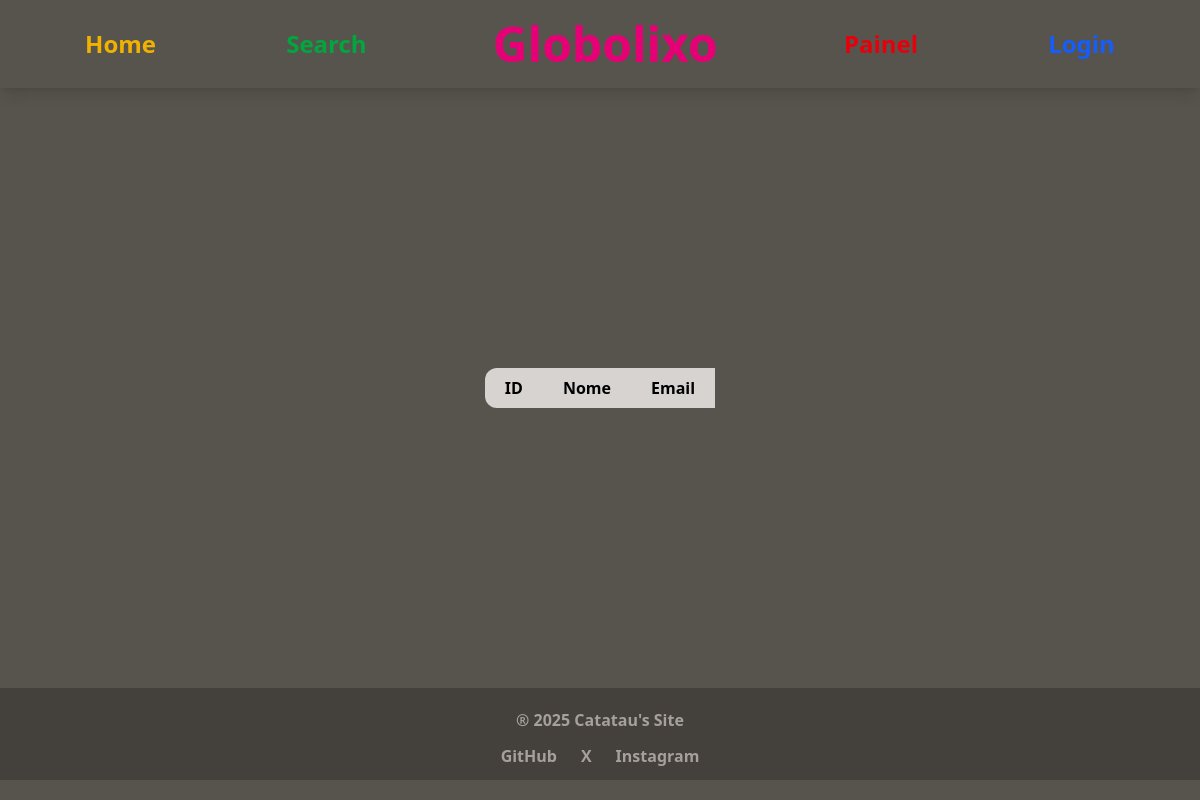
Before: /panel.php with the older database file.
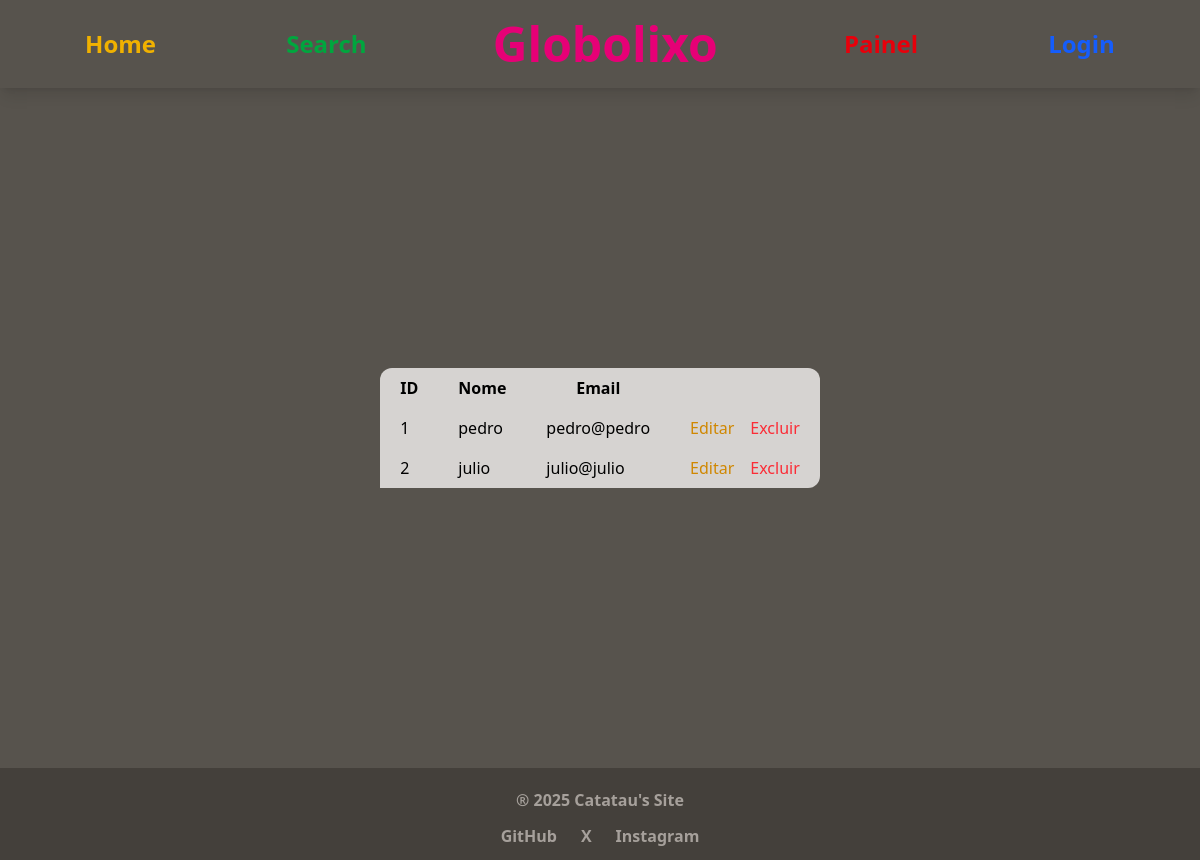
After: the same page with the newer database file.
### tables this page shows
CREATE TABLE users (
	id INTEGER NOT NULL PRIMARY KEY AUTOINCREMENT,
  name VARCHAR(255),
  email VARCHAR(255),
  pswd VARCHAR(255)
, idAdm INT NOT NULL);

### db.php (called while the page is built)
<?php
function db () {
    return $db = new PDO('sqlite:db.sqlite');
}
?>

### panel.php (the view, shortened to what this page needs)
<?php
include 'head.php';
include 'db.php';
?>
<header class="p-5 shadow-lg">
    <nav class="flex place-content-around place-items-center text-2xl font-extrabold flex-wrap overflow-cover">
        <a href="index.html" class="rounded-md p-1 text-yellow-500 hover:shadow-lg">Home</a>
        <a href="https://www.google.com/" class="rounded-md p-1 text-green-600 hover:shadow-lg">Search</a>
        <h1 class="text-bold text-5xl text-pink-600 fontGlob">Globolixo</h1>
        <a href="panel.php" class="rounded-md p-1 text-red-600 hover:shadow-lg">Painel</a>
        <a href="login.php" class="rounded-md p-1 text-blue-600 hover:shadow-lg">Login</a>
    </nav>
</header>
<?php
$query = db()->prepare('SELECT * FROM users');
$query->execute();
$users = $query->fetchAll();
?>
<div class="flex place-items-center flex-col">
    <table class="bg-stone-300 rounded-xl m-70">
        <thead>
            <tr>
                <th class="pr-5 pl-5 pt-2 pb-2">ID</th>
                <th class="pr-5 pl-5 pt-2 pb-2">Nome</th>
                <th class="pr-5 pl-5 pt-2 pb-2 bg-stone-300">Email</th>
            </tr>
        </thead>
        <tbody>
            <?php foreach ($users as $user) { ?>
                <tr>
                    <td class="pr-5 pl-5 pt-2 pb-2 border-md border-solid bg-stone-300"><?= $user['id']; ?></td>
                    <td class="pr-5 pl-5 pt-2 pb-2"><?= $user['name']; ?></td>
                    <td class="pr-5 pl-5 pt-2 pb-2"> <?= $user['email']; ?></td>
                    <td class="pr-5 pl-5 pt-2 pb-2 flex">
                        <a href="update.php/?id=<?= $user['id']; ?>" class="pr-2 text-yellow-600">Editar</a>
                        <a href="del.php/?id=<?= $user['id']; ?>&name=<?= $user['name']; ?>" class="pl-2 text-red-500">Excluir</a>
                    </td>
                </tr>
            <?php } ?>
        </tbody>
    </table>
</div>
<?php include 'footer.php' ?>

### head.php (shortened to what this page needs)
<!DOCTYPE html>
<html lang="pt-br">
<head>
    <script src="https://cdn.jsdelivr.net/npm/@tailwindcss/browser@4"></script>
    <link rel="stylesheet" href="style.css">
</head>
<body class="bg-stone-600">

### footer.php
<footer class="flex flex-col place-items-center bg-stone-700 font-bold">
    <p class="mt-5 text-stone-400">
        ® 2025 Catatau's Site
    </p>
    <nav class="flex flex-row">
        <a href="https://github.com/0rd3p1" class="m-3 text-stone-400">GitHub</a>
        <a href="https://x.com/0rrd3p1I_" class="m-3 text-stone-400">X</a>
        <a href="https://www.instagram.com/0rd3p1" class="m-3 text-stone-400">Instagram</a>
    </nav>
</footer>
</body>
</html>

Changed rows visible on the page:
added users: id "1", name "pedro", email "pedro@pedro"
added users: id "2", name "julio", email "julio@julio"
